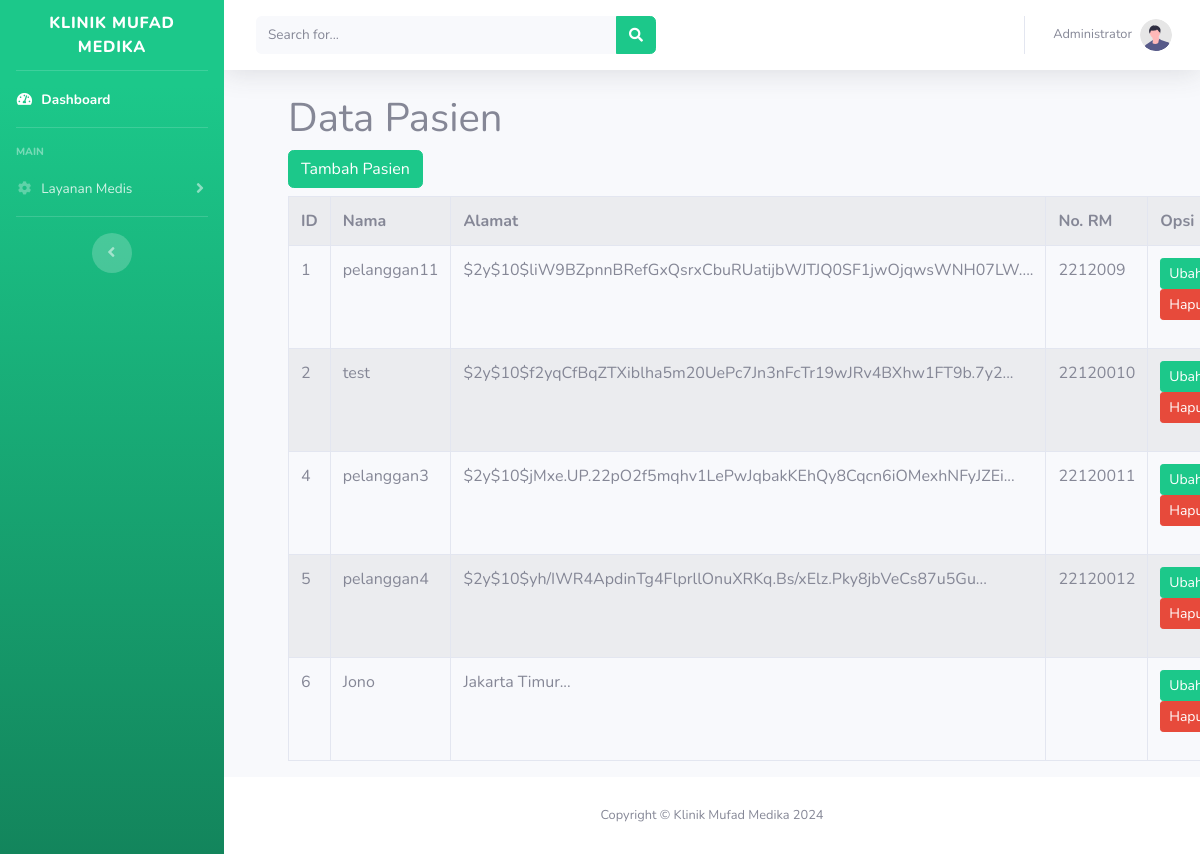
The page /index.php?route=patient (signed in) on the database as committed earlier.
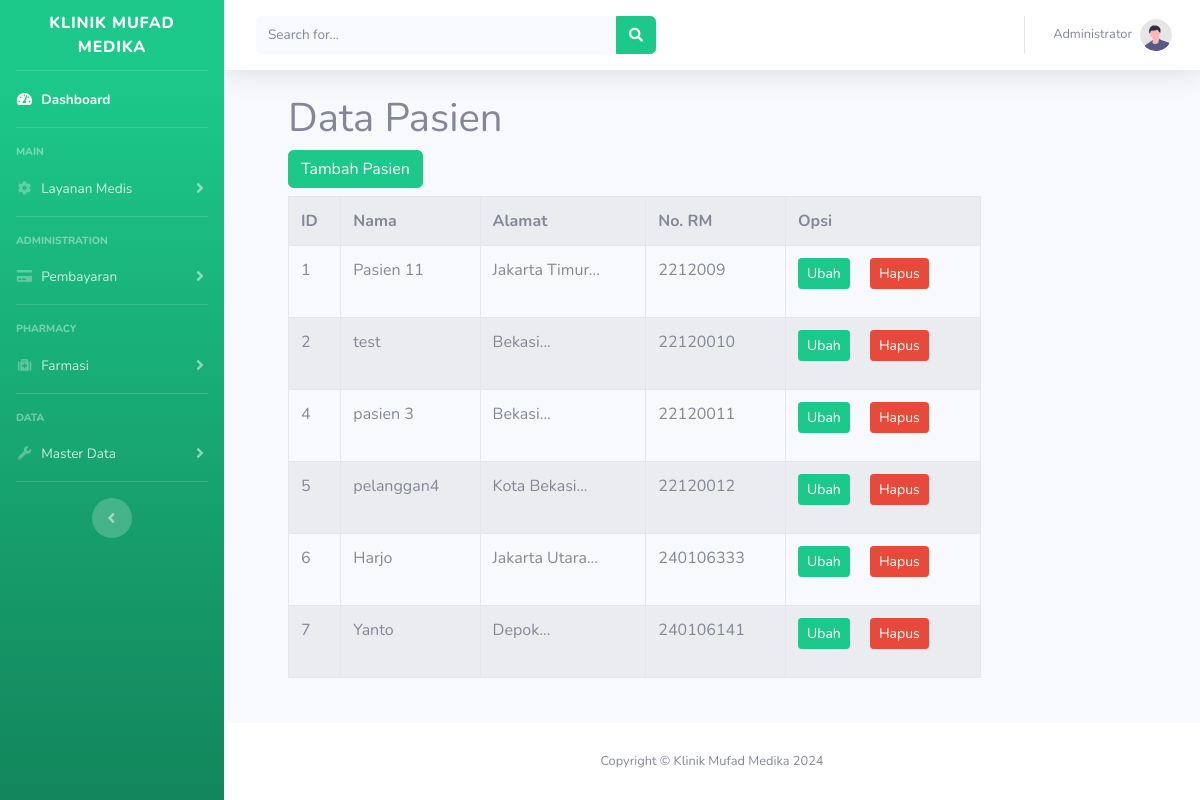
The same page on the database as committed later.
### tables this page shows
CREATE TABLE `patients` (
  `patient_id` int(11) NOT NULL,
  `full_name` varchar(199) NOT NULL,
  `address` text NOT NULL,
  `medical_number` varchar(50) NOT NULL,
  `age` varchar(50) NOT NULL,
  `gender` varchar(20) NOT NULL,
  `nik` varchar(20) NOT NULL,
  `phone` varchar(14) NOT NULL,
  `email` varchar(200) NOT NULL,
  `status` varchar(20) NOT NULL
);

### src/controllers/PatientController.php (called while the page is built, shortened)
<?php
require_once 'src/models/Patient.php';
class PatientController {
    private $patientModel;
    public function __construct() {
        $this->patientModel = new Patient();
    }
    public function read() {
        $patient = $this->patientModel->getAllPatient();
        require 'src/views/patient/read.php';
    }
}
?>

### src/config/database.php (called while the page is built, shortened)
<?php
class Database {
    private $host = "localhost";
    private $username = "root";
    private $password = "rootdb007";
    private $database = "klinik";
    private $conn;
    public function __construct() {
        $this->conn = new mysqli($this->host, $this->username, $this->password, $this->database);
    }
    public function getConnection() {
        return $this->conn;
    }
}

### src/models/Patient.php (called while the page is built, shortened)
<?php
require_once 'src/config/database.php';
class Patient {
    private $conn;
    public function __construct() {
        $databaseConfig = new Database();
        $this->conn = $databaseConfig->getConnection();
    }
    public function getAllPatient() {
        $query = "SELECT * FROM patients";
        $result = $this->conn->query($query);
        $patient = [];
        if ($result->num_rows > 0) {
            while ($row = $result->fetch_assoc()) {
                $patient[] = $row;
            }
        }
        return $patient;
    }
}
?>

### src/views/patient/read.php (the view, shortened to what this page needs)
<?php
require "src/views/layouts/header.php";
?>
<main class="col-md-9 ms-sm-auto col-lg-10 px-md-4">
    <div class="m-3">
        <h1>Data Pasien</h1>
        <a href="index.php?route=patient/create" class="btn btn-md btn-success mb-2">Tambah Pasien</a>
        <table class="table table-striped table-bordered">
            <tr>
                <th>ID</th>
                <th>Nama</th>
                <th>Alamat</th>
                <th>No. RM</th>
                <th>Opsi</th>
            </tr>
            <?php foreach ($patient as $p): ?>
            <tr>
                <td><?= $p['patient_id']; ?></td>
                <td><?= $p['full_name']; ?></td>
                <td><?= str_word_count($p['address']) > 50 ? substr($p['address'],0,50) : $p['address']; ?>...</td>
                <td><?= $p['medical_number']; ?></td>
                <td>
                    <div class="form-group">
                        <a href="index.php?route=patient/update&id=<?= $p['patient_id']; ?>" class="btn btn-sm btn-success mr-3">Ubah</a>
                        <a href="index.php?route=patient/delete&id=<?= $p['patient_id']; ?>" onclick="return confirm('Yakin hapus data?');" class="btn btn-sm btn-danger">Hapus</a>
                    </div>
                </td>
            </tr>
            <?php endforeach; ?>
        </table>
    </div>
</main>
<?php
include "src/views/layouts/footer.php";
?>

### index.php (shortened to what this page needs)
<?php
require_once 'src/config/database.php';
require_once 'src/controllers/PatientController.php';
$patientController = new PatientController();
$route = $_GET['route'] ?? 'home';
switch ($route) {
    case 'patient':
        $patientController->read();
        break;
}
?>

### src/views/layouts/header.php (shortened to what this page needs)
<!DOCTYPE html>
<html lang="en">
<head>
    <link href="vendor/fontawesome-free/css/all.min.css" rel="stylesheet" type="text/css">
    <link href="assets/css/sb-admin-2.min.css" rel="stylesheet">
    <link href="vendor/datatables/dataTables.bootstrap4.min.css" rel="stylesheet">
</head>
<body id="page-top">
    <div id="wrapper">
        <?php include "sidebar.php"; ?>
        <div id="content-wrapper" class="d-flex flex-column">
            <div id="content">
                <nav class="navbar navbar-expand navbar-light bg-white topbar mb-4 static-top shadow">
                    <form
                        class="d-none d-sm-inline-block form-inline mr-auto ml-md-3 my-2 my-md-0 mw-100 navbar-search">
                        <div class="input-group">
                            <input type="text" class="form-control bg-light border-0 small" placeholder="Search for..."
                                aria-label="Search" aria-describedby="basic-addon2">
                            <div class="input-group-append">
                                <button class="btn btn-success" type="button">
                                    <i class="fas fa-search fa-sm"></i>
                                </button>
                            </div>
                        </div>
                    </form>
                    <ul class="navbar-nav ml-auto">
                        <li class="nav-item dropdown no-arrow">
                            <a class="nav-link dropdown-toggle" href="#" id="userDropdown" role="button"
                                data-toggle="dropdown" aria-haspopup="true" aria-expanded="false">
                                <span class="mr-2 d-none d-lg-inline text-gray-600 small"><?= $_SESSION['user_name'];?></span>
                                <img class="img-profile rounded-circle"
                                    src="assets/img/undraw_profile.svg">
                            </a>
                        </li>
                    </ul>
                </nav>
                <div class="container-fluid">

### src/views/layouts/sidebar.php (shortened to what this page needs)
<ul class="navbar-nav bg-gradient-success sidebar sidebar-dark accordion" id="accordionSidebar">
<a class="sidebar-brand d-flex align-items-center justify-content-center" href="/klinik">
    <div class="sidebar-brand-text mx-3">Klinik Mufad Medika</div>
</a>
<hr class="sidebar-divider my-0">
<li class="nav-item active">
    <a class="nav-link" href="index.php?route=home">
        <i class="fas fa-fw fa-tachometer-alt"></i>
        <span>Dashboard</span></a>
</li>
<hr class="sidebar-divider">
<div class="sidebar-heading">
    Main
</div>
<li class="nav-item">
    <a class="nav-link collapsed" href="#" data-toggle="collapse" data-target="#collapseTwo"
        aria-expanded="true" aria-controls="collapseTwo">
        <i class="fas fa-fw fa-cog"></i>
        <span>Layanan Medis</span>
    </a>
</li>
<hr class="sidebar-divider">
<?php if(str_contains($_SESSION['user_access'],'payment')): ?>
<div class="sidebar-heading">
    Administration
</div>
<li class="nav-item">
    <a class="nav-link collapsed" href="#" data-toggle="collapse" data-target="#collapseUtilities"
        aria-expanded="true" aria-controls="collapseUtilities">
        <i class="fas fa-fw fa-credit-card"></i>
        <span>Pembayaran</span>
    </a>
</li>
<hr class="sidebar-divider">
<?php endif; ?>
<?php if(str_contains($_SESSION['user_access'],'pharmacy')): ?>
<div class="sidebar-heading">
    Pharmacy
</div>
<li class="nav-item">
    <a class="nav-link collapsed" href="#" data-toggle="collapse" data-target="#collapsePharmacy"
        aria-expanded="true" aria-controls="collapsePharmacy">
        <i class="fas fa-fw fa-medkit"></i>
        <span>Farmasi</span>
    </a>
</li>
<hr class="sidebar-divider">
<?php endif; ?>
<?php if(str_contains($_SESSION['user_access'],'master')): ?>
<div class="sidebar-heading">
    Data
</div>
<li class="nav-item">
    <a class="nav-link collapsed" href="#" data-toggle="collapse" data-target="#collapseData"
        aria-expanded="true" aria-controls="collapseData">
        <i class="fas fa-fw fa-wrench"></i>
        <span>Master Data</span>
    </a>
</li>
<hr class="sidebar-divider d-none d-md-block">
<?php endif; ?>
<div class="text-center d-none d-md-inline">
    <button class="rounded-circle border-0" id="sidebarToggle"></button>
</div>
</ul>

### src/views/layouts/footer.php (shortened to what this page needs)
</div>
            </div>
            <footer class="sticky-footer bg-white">
                <div class="container my-auto">
                    <div class="copyright text-center my-auto">
                        <span>Copyright &copy; Klinik Mufad Medika <?= date('Y'); ?></span>
                    </div>
                </div>
            </footer>
        </div>
    </div>
</body>
</html>

Rows that differ between the two databases and show on the page:
changed patients id 1: full_name "pelanggan11" → "Pasien 11"; address "$2y$10$liW9BZpnnBRefGxQsrxCbuRUatijbWJTJQ0SF1jwOjqwsWNH07LW." → "Jakarta Timur"
changed patients "test": address "$2y$10$f2yqCfBqZTXiblha5m20UePc7Jn3nFcTr19wJRv4BXhw1FT9b.7y2" → "Bekasi"
changed patients id 4: full_name "pelanggan3" → "pasien 3"; address "$2y$10$jMxe.UP.22pO2f5mqhv1LePwJqbakKEhQy8Cqcn6iOMexhNFyJZEi" → "Bekasi"
changed patients "pelanggan4": address "$2y$10$yh/IWR4ApdinTg4FlprllOnuXRKq.Bs/xElz.Pky8jbVeCs87u5Gu" → "Kota Bekasi"
changed patients id 6: full_name "Jono" → "Harjo"; address "Jakarta Timur" → "Jakarta Utara"; medical_number (not shown) → "240106333"
added patients: patient_id "7", full_name "Yanto", address "Depok", medical_number "240106141"
Other text that changed with them:
text now shown: "ADMINISTRATION Pembayaran PHARMACY Farmasi DATA Master Data"
